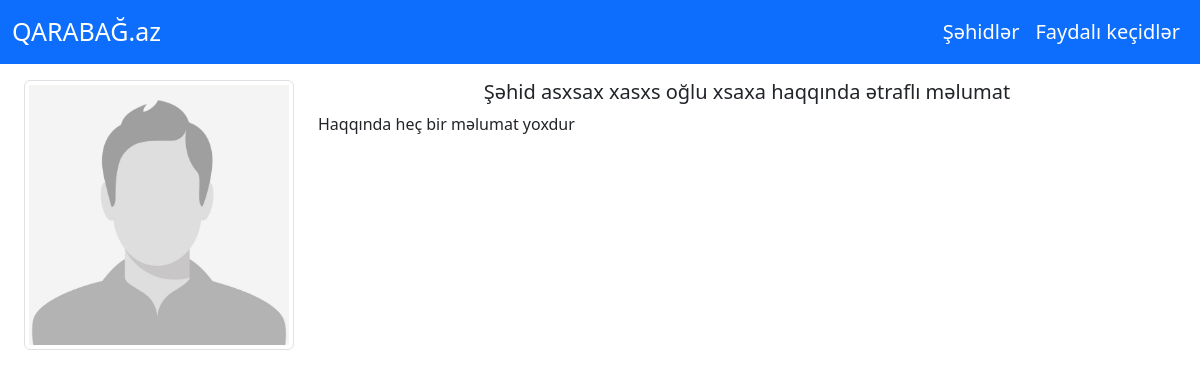
The page /sehid/6d241712-3711-483b-9cf0-f35a311f69d5 on the database as committed earlier.
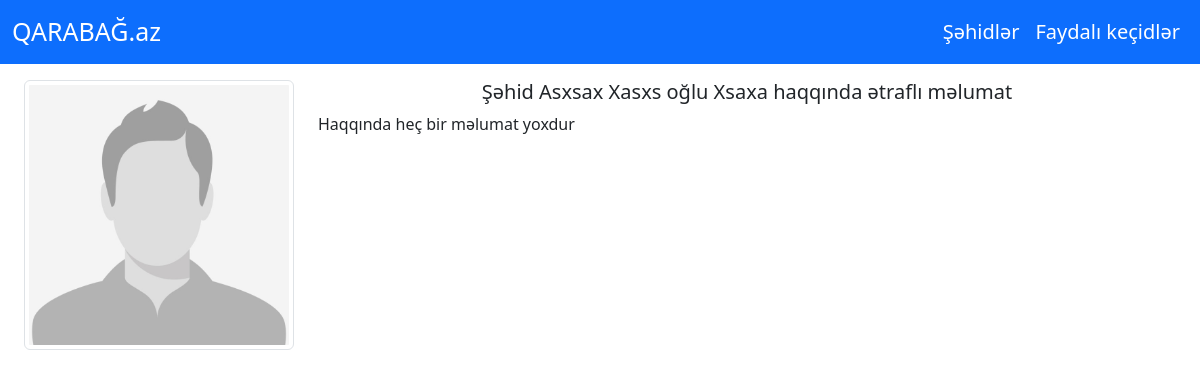
The same page on the database as committed later.
### main/models.py (models this page shows, shortened)
class Person(models.Model):
	kisi="Kişi"
	qadin="Qadın"
	secim=[
		(kisi,"Kişi"),
		(qadin,"Qadın")
	]
	class Meta:
		verbose_name="Şəhid"
		verbose_name_plural="Şəhidlər"
	id=models.UUIDField(primary_key=True,default=uuid.uuid4,editable=False)
	ad=models.CharField(verbose_name="Adı",max_length=50,default="")
	soyad=models.CharField(verbose_name="Soyadı",max_length=50,default="")
	ata_adi=models.CharField(verbose_name="Ata adı",max_length=50,default="")
	leqeb=models.CharField(verbose_name="Ləqəbi",max_length=100,default="yoxdur.",blank=True)
	dogum_tarixi=models.DateField(verbose_name="Doğum tarixi")
	vefat_tarixi=models.DateField(verbose_name="Vəfat tarixi")
	dogum_yeri=models.CharField(verbose_name="Doğulduğu yer",max_length=255)
	vefat_yeri=models.CharField(verbose_name="Vəfat yeri", max_length=255)
	vetendasligi=models.CharField(verbose_name="Vətəndaşlığı",max_length=50)
	cinsiyeti=models.CharField(verbose_name="Cinsiyyəti seçin",max_length=5,default=kisi,choices=secim)
	sekil=models.ImageField("Şəkil",upload_to="main/uploads/%d/%m/%Y",null=True,blank=True,default="static/img/default-man.jpg")
	haqqinda=RichTextField()
	qosun_novu=models.OneToOneField(QosunNovu,on_delete=models.CASCADE,null=True,blank=True,verbose_name="Qoşun növü")
	mensubiyyeti=models.CharField(verbose_name="Mənsubiyyəti",max_length=100, default="Azərbaycan Ordusu")
	xidmet_illeri=models.CharField(verbose_name="Xidmət illəri",max_length=100)
	rutbe=models.ManyToManyField(Rutbe,verbose_name="Rütbə")
	medallar=models.ManyToManyField(Medallar,verbose_name="Medallar")
	def get_full_name(self):
		_ = ""
		if self.cinsiyeti==self.kisi:
			_ = "oğlu"
		else:
			_ = "qızı"
		return f"{self.ad} {self.ata_adi} {_} {self.soyad}"

### main/views.py (the view)
# urls.py: path("sehid/<uuid:id>",views.sehid,name="sehid")
def sehid(request,id):
	person = Person.objects.get(id=id)
	context={
		"person":person
	}
	return render(request,"main/sehid.html",context)

### main/templates/main/sehid.html (shortened to what this page needs)
{%extends 'base.html'%}
{%load static%}
{%block css_files%}
<link rel="stylesheet" type="text/css" href="{%static 'main/css/sehid.css'%}">
{%endblock%}
{%block content%}
	{%if person%}
		<div class="container-fluid mt-3">
			<div class="row">
				<div class="col-lg-3">
					<img title="{{person.get_full_name}}" src="{{person.sekil.url}}" class="img-thumbnail">
				</div>
				<div class="col-lg-9">
					<h5 style="text-align: center;" class="mb-2">Şəhid {{person.get_full_name}} haqqında ətraflı məlumat</h5>
					<div>{{person.haqqinda|safe}}</div>
				</div>
			</div>
		</div>
	{%endif%}
{%endblock%}

Rows that differ between the two databases and show on the page:
changed Person "Haqqında heç bir məlumat yoxdur": get_full_name "asxsax xasxs oğlu xsaxa" → "Asxsax Xasxs oğlu Xsaxa"
